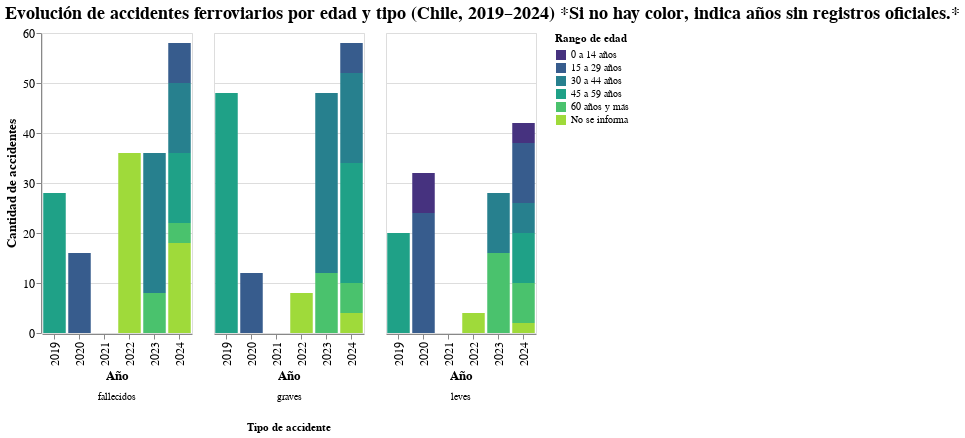

The notebook cell saved with this chart:
### Code cell
import altair as alt
import pandas as pd

# --- Cargar datos ---
edad = pd.read_csv("/content/Edad (1).csv")
edad.columns = edad.columns.str.strip().str.lower()

# --- Transformar formato ancho a largo ---
df_long = edad.melt(id_vars='categoria', var_name='tipo_anio', value_name='cantidad')

# --- Extraer tipo de accidente y año ---
df_long['tipo'] = df_long['tipo_anio'].str.extract(r'(^[a-z]+)')[0]
df_long['anio'] = df_long['tipo_anio'].str.extract(r'(\d{4})')[0].astype(int)

# --- Completar valores faltantes con 0 ---
df_long['cantidad'] = df_long['cantidad'].fillna(0)

# --- Asegurar que existan todos los años entre 2019 y 2024 ---
categorias = df_long['categoria'].unique()
tipos = df_long['tipo'].unique()
años_completos = list(range(2019, 2025))

faltantes = []
for c in categorias:
    for t in tipos:
        for a in años_completos:
            if not ((df_long['categoria'] == c) & (df_long['tipo'] == t) & (df_long['anio'] == a)).any():
                faltantes.append({'categoria': c, 'tipo': t, 'anio': a, 'cantidad': 0})

# Agregar filas faltantes
df_long = pd.concat([df_long, pd.DataFrame(faltantes)], ignore_index=True)

# --- Etiqueta de estado ---
df_long['estado'] = df_long['cantidad'].apply(lambda x: 'Sin accidentes reportados' if x == 0 else 'Con registros')

# --- Crear gráfico ---
chart_edad = alt.Chart(df_long).mark_bar().encode(
    x=alt.X('anio:O', title='Año'),
    y=alt.Y('cantidad:Q', title='Cantidad de accidentes'),
    color=alt.condition(
        alt.datum.cantidad > 0,
        alt.Color('categoria:N', title='Rango de edad', scale=alt.Scale(scheme='viridis')),
        alt.value('#a6a6a6')  # gris para años sin registros
    ),
    column=alt.Column('tipo:N', title='Tipo de accidente',
                      header=alt.Header(titleOrient="bottom", labelOrient="bottom")),
    tooltip=[
        alt.Tooltip('categoria:N', title='Rango de edad'),
        alt.Tooltip('anio:O', title='Año'),
        alt.Tooltip('tipo:N', title='Tipo de accidente'),
        alt.Tooltip('cantidad:Q', title='Cantidad'),
        alt.Tooltip('estado:N', title='Estado del registro')
    ]
).properties(
    title='Evolución de accidentes ferroviarios por edad y tipo (Chile, 2019–2024)\n*Si no hay color, indica años sin registros oficiales.*',
    width=150,
    height=300
).configure_title(
    fontSize=18,
    anchor='start'
).configure_axis(
    labelFontSize=12,
    titleFontSize=13
)

# --- Exportar ---
chart_edad.save("edad.html")
chart_edad

### Figure 1 — Vega-Lite specification as saved in the notebook (floating-point values rounded to 4 significant figures)
{"config": {"view": {"continuousWidth": 300, "continuousHeight": 300}, "axis": {"labelFontSize": 12, "titleFontSize": 13}, "title": {"anchor": "start", "fontSize": 18}}, "data": {"name": "data-de6de96c26381dfe6074ec9ce8472962"}, "mark": {"type": "bar"}, "encoding": {"color": {"condition": {"test": "(datum.cantidad > 0)", "field": "categoria", "scale": {"scheme": "viridis"}, "title": "Rango de edad", "type": "nominal"}, "value": "#a6a6a6"}, "column": {"field": "tipo", "header": {"labelOrient": "bottom", "titleOrient": "bottom"}, "title": "Tipo de accidente", "type": "nominal"}, "tooltip": [{"field": "categoria", "title": "Rango de edad", "type": "nominal"}, {"field": "anio", "title": "Año", "type": "ordinal"}, {"field": "tipo", "title": "Tipo de accidente", "type": "nominal"}, {"field": "cantidad", "title": "Cantidad", "type": "quantitative"}, {"field": "estado", "title": "Estado del registro", "type": "nominal"}], "x": {"field": "anio", "title": "Año", "type": "ordinal"}, "y": {"field": "cantidad", "title": "Cantidad de accidentes", "type": "quantitative"}}, "height": 300, "title": "Evolución de accidentes ferroviarios por edad y tipo (Chile, 2019–2024)\n*Si no hay color, indica años sin registros oficiales.*", "width": 150, "$schema": "https://vega.github.io/schema/vega-lite/v5.20.1.json", "datasets": {"data-de6de96c26381dfe6074ec9ce8472962": [{"categoria": "0 a 14 años", "tipo_anio": "fallecidos_2019.0", "cantidad": 0, "tipo": "fallecidos", "anio": 2019, "estado": "Sin accidentes reportados"}, {"categoria": "15 a 29 años", "tipo_anio": "fallecidos_2019.0", "cantidad": 0, "tipo": "fallecidos", "anio": 2019, "estado": "Sin accidentes reportados"}, {"categoria": "30 a 44 años", "tipo_anio": "fallecidos_2019.0", "cantidad": 0, "tipo": "fallecidos", "anio": 2019, "estado": "Sin accidentes reportados"}, {"categoria": "45 a 59 años", "tipo_anio": "fallecidos_2019.0", "cantidad": 28, "tipo": "fallecidos", "anio": 2019, "estado": "Con registros"}, {"categoria": "60 años y más", "tipo_anio": "fallecidos_2019.0", "cantidad": 0, "tipo": "fallecidos", "anio": 2019, "estado": "Sin accidentes reportados"}, {"categoria": "No se informa", "tipo_anio": "fallecidos_2019.0", "cantidad": 0, "tipo": "fallecidos", "anio": 2019, "estado": "Sin accidentes reportados"}, {"categoria": "0 a 14 años", "tipo_anio": "fallecidos_2020.0", "cantidad": 0, "tipo": "fallecidos", "anio": 2020, "estado": "Sin accidentes reportados"}, {"categoria": "15 a 29 años", "tipo_anio": "fallecidos_2020.0", "cantidad": 16, "tipo": "fallecidos", "anio": 2020, "estado": "Con registros"}, {"categoria": "30 a 44 años", "tipo_anio": "fallecidos_2020.0", "cantidad": 0, "tipo": "fallecidos", "anio": 2020, "estado": "Sin accidentes reportados"}, {"categoria": "45 a 59 años", "tipo_anio": "fallecidos_2020.0", "cantidad": 0, "tipo": "fallecidos", "anio": 2020, "estado": "Sin accidentes reportados"}, {"categoria": "60 años y más", "tipo_anio": "fallecidos_2020.0", "cantidad": 0, "tipo": "fallecidos", "anio": 2020, "estado": "Sin accidentes reportados"}, {"categoria": "No se informa", "tipo_anio": "fallecidos_2020.0", "cantidad": 0, "tipo": "fallecidos", "anio": 2020, "estado": "Sin accidentes reportados"}, {"categoria": "0 a 14 años", "tipo_anio": "fallecidos_2022.0", "cantidad": 0, "tipo": "fallecidos", "anio": 2022, "estado": "Sin accidentes reportados"}, {"categoria": "15 a 29 años", "tipo_anio": "fallecidos_2022.0", "cantidad": 0, "tipo": "fallecidos", "anio": 2022, "estado": "Sin accidentes reportados"}, {"categoria": "30 a 44 años", "tipo_anio": "fallecidos_2022.0", "cantidad": 0, "tipo": "fallecidos", "anio": 2022, "estado": "Sin accidentes reportados"}, {"categoria": "45 a 59 años", "tipo_anio": "fallecidos_2022.0", "cantidad": 0, "tipo": "fallecidos", "anio": 2022, "estado": "Sin accidentes reportados"}, {"categoria": "60 años y más", "tipo_anio": "fallecidos_2022.0", "cantidad": 0, "tipo": "fallecidos", "anio": 2022, "estado": "Sin accidentes reportados"}, {"categoria": "No se informa", "tipo_anio": "fallecidos_2022.0", "cantidad": 36, "tipo": "fallecidos", "anio": 2022, "estado": "Con registros"}, {"categoria": "0 a 14 años", "tipo_anio": "fallecidos_2023.0", "cantidad": 0, "tipo": "fallecidos", "anio": 2023, "estado": "Sin accidentes reportados"}, {"categoria": "15 a 29 años", "tipo_anio": "fallecidos_2023.0", "cantidad": 0, "tipo": "fallecidos", "anio": 2023, "estado": "Sin accidentes reportados"}, {"categoria": "30 a 44 años", "tipo_anio": "fallecidos_2023.0", "cantidad": 28, "tipo": "fallecidos", "anio": 2023, "estado": "Con registros"}, {"categoria": "45 a 59 años", "tipo_anio": "fallecidos_2023.0", "cantidad": 0, "tipo": "fallecidos", "anio": 2023, "estado": "Sin accidentes reportados"}, {"categoria": "60 años y más", "tipo_anio": "fallecidos_2023.0", "cantidad": 8, "tipo": "fallecidos", "anio": 2023, "estado": "Con registros"}, {"categoria": "No se informa", "tipo_anio": "fallecidos_2023.0", "cantidad": 0, "tipo": "fallecidos", "anio": 2023, "estado": "Sin accidentes reportados"}, {"categoria": "0 a 14 años", "tipo_anio": "fallecidos_2024.0", "cantidad": 0, "tipo": "fallecidos", "anio": 2024, "estado": "Sin accidentes reportados"}, {"categoria": "15 a 29 años", "tipo_anio": "fallecidos_2024.0", "cantidad": 8, "tipo": "fallecidos", "anio": 2024, "estado": "Con registros"}, {"categoria": "30 a 44 años", "tipo_anio": "fallecidos_2024.0", "cantidad": 14, "tipo": "fallecidos", "anio": 2024, "estado": "Con registros"}, {"categoria": "45 a 59 años", "tipo_anio": "fallecidos_2024.0", "cantidad": 14, "tipo": "fallecidos", "anio": 2024, "estado": "Con registros"}, {"categoria": "60 años y más", "tipo_anio": "fallecidos_2024.0", "cantidad": 4, "tipo": "fallecidos", "anio": 2024, "estado": "Con registros"}, {"categoria": "No se informa", "tipo_anio": "fallecidos_2024.0", "cantidad": 18, "tipo": "fallecidos", "anio": 2024, "estado": "Con registros"}, {"categoria": "0 a 14 años", "tipo_anio": "graves_2019.0", "cantidad": 0, "tipo": "graves", "anio": 2019, "estado": "Sin accidentes reportados"}, {"categoria": "15 a 29 años", "tipo_anio": "graves_2019.0", "cantidad": 0, "tipo": "graves", "anio": 2019, "estado": "Sin accidentes reportados"}, {"categoria": "30 a 44 años", "tipo_anio": "graves_2019.0", "cantidad": 0, "tipo": "graves", "anio": 2019, "estado": "Sin accidentes reportados"}, {"categoria": "45 a 59 años", "tipo_anio": "graves_2019.0", "cantidad": 48, "tipo": "graves", "anio": 2019, "estado": "Con registros"}, {"categoria": "60 años y más", "tipo_anio": "graves_2019.0", "cantidad": 0, "tipo": "graves", "anio": 2019, "estado": "Sin accidentes reportados"}, {"categoria": "No se informa", "tipo_anio": "graves_2019.0", "cantidad": 0, "tipo": "graves", "anio": 2019, "estado": "Sin accidentes reportados"}, {"categoria": "0 a 14 años", "tipo_anio": "graves_2020.0", "cantidad": 0, "tipo": "graves", "anio": 2020, "estado": "Sin accidentes reportados"}, {"categoria": "15 a 29 años", "tipo_anio": "graves_2020.0", "cantidad": 12, "tipo": "graves", "anio": 2020, "estado": "Con registros"}, {"categoria": "30 a 44 años", "tipo_anio": "graves_2020.0", "cantidad": 0, "tipo": "graves", "anio": 2020, "estado": "Sin accidentes reportados"}, {"categoria": "45 a 59 años", "tipo_anio": "graves_2020.0", "cantidad": 0, "tipo": "graves", "anio": 2020, "estado": "Sin accidentes reportados"}, {"categoria": "60 años y más", "tipo_anio": "graves_2020.0", "cantidad": 0, "tipo": "graves", "anio": 2020, "estado": "Sin accidentes reportados"}, {"categoria": "No se informa", "tipo_anio": "graves_2020.0", "cantidad": 0, "tipo": "graves", "anio": 2020, "estado": "Sin accidentes reportados"}, {"categoria": "0 a 14 años", "tipo_anio": "graves_2022.0", "cantidad": 0, "tipo": "graves", "anio": 2022, "estado": "Sin accidentes reportados"}, {"categoria": "15 a 29 años", "tipo_anio": "graves_2022.0", "cantidad": 0, "tipo": "graves", "anio": 2022, "estado": "Sin accidentes reportados"}, {"categoria": "30 a 44 años", "tipo_anio": "graves_2022.0", "cantidad": 0, "tipo": "graves", "anio": 2022, "estado": "Sin accidentes reportados"}, {"categoria": "45 a 59 años", "tipo_anio": "graves_2022.0", "cantidad": 0, "tipo": "graves", "anio": 2022, "estado": "Sin accidentes reportados"}, {"categoria": "60 años y más", "tipo_anio": "graves_2022.0", "cantidad": 0, "tipo": "graves", "anio": 2022, "estado": "Sin accidentes reportados"}, {"categoria": "No se informa", "tipo_anio": "graves_2022.0", "cantidad": 8, "tipo": "graves", "anio": 2022, "estado": "Con registros"}, {"categoria": "0 a 14 años", "tipo_anio": "graves_2023.0", "cantidad": 0, "tipo": "graves", "anio": 2023, "estado": "Sin accidentes reportados"}, {"categoria": "15 a 29 años", "tipo_anio": "graves_2023.0", "cantidad": 0, "tipo": "graves", "anio": 2023, "estado": "Sin accidentes reportados"}, {"categoria": "30 a 44 años", "tipo_anio": "graves_2023.0", "cantidad": 36, "tipo": "graves", "anio": 2023, "estado": "Con registros"}, {"categoria": "45 a 59 años", "tipo_anio": "graves_2023.0", "cantidad": 0, "tipo": "graves", "anio": 2023, "estado": "Sin accidentes reportados"}, {"categoria": "60 años y más", "tipo_anio": "graves_2023.0", "cantidad": 12, "tipo": "graves", "anio": 2023, "estado": "Con registros"}, {"categoria": "No se informa", "tipo_anio": "graves_2023.0", "cantidad": 0, "tipo": "graves", "anio": 2023, "estado": "Sin accidentes reportados"}, {"categoria": "0 a 14 años", "tipo_anio": "graves_2024.0", "cantidad": 0, "tipo": "graves", "anio": 2024, "estado": "Sin accidentes reportados"}, {"categoria": "15 a 29 años", "tipo_anio": "graves_2024.0", "cantidad": 6, "tipo": "graves", "anio": 2024, "estado": "Con registros"}, {"categoria": "30 a 44 años", "tipo_anio": "graves_2024.0", "cantidad": 18, "tipo": "graves", "anio": 2024, "estado": "Con registros"}, {"categoria": "45 a 59 años", "tipo_anio": "graves_2024.0", "cantidad": 24, "tipo": "graves", "anio": 2024, "estado": "Con registros"}, {"categoria": "60 años y más", "tipo_anio": "graves_2024.0", "cantidad": 6, "tipo": "graves", "anio": 2024, "estado": "Con registros"}, {"categoria": "No se informa", "tipo_anio": "graves_2024.0", "cantidad": 4, "tipo": "graves", "anio": 2024, "estado": "Con registros"}, {"categoria": "0 a 14 años", "tipo_anio": "leves_2019.0", "cantidad": 0, "tipo": "leves", "anio": 2019, "estado": "Sin accidentes reportados"}, {"categoria": "15 a 29 años", "tipo_anio": "leves_2019.0", "cantidad": 0, "tipo": "leves", "anio": 2019, "estado": "Sin accidentes reportados"}, {"categoria": "30 a 44 años", "tipo_anio": "leves_2019.0", "cantidad": 0, "tipo": "leves", "anio": 2019, "estado": "Sin accidentes reportados"}, {"categoria": "45 a 59 años", "tipo_anio": "leves_2019.0", "cantidad": 20, "tipo": "leves", "anio": 2019, "estado": "Con registros"}, {"categoria": "60 años y más", "tipo_anio": "leves_2019.0", "cantidad": 0, "tipo": "leves", "anio": 2019, "estado": "Sin accidentes reportados"}, {"categoria": "No se informa", "tipo_anio": "leves_2019.0", "cantidad": 0, "tipo": "leves", "anio": 2019, "estado": "Sin accidentes reportados"}, {"categoria": "0 a 14 años", "tipo_anio": "leves_2020.0", "cantidad": 8, "tipo": "leves", "anio": 2020, "estado": "Con registros"}, {"categoria": "15 a 29 años", "tipo_anio": "leves_2020.0", "cantidad": 24, "tipo": "leves", "anio": 2020, "estado": "Con registros"}, {"categoria": "30 a 44 años", "tipo_anio": "leves_2020.0", "cantidad": 0, "tipo": "leves", "anio": 2020, "estado": "Sin accidentes reportados"}, {"categoria": "45 a 59 años", "tipo_anio": "leves_2020.0", "cantidad": 0, "tipo": "leves", "anio": 2020, "estado": "Sin accidentes reportados"}, {"categoria": "60 años y más", "tipo_anio": "leves_2020.0", "cantidad": 0, "tipo": "leves", "anio": 2020, "estado": "Sin accidentes reportados"}, {"categoria": "No se informa", "tipo_anio": "leves_2020.0", "cantidad": 0, "tipo": "leves", "anio": 2020, "estado": "Sin accidentes reportados"}, {"categoria": "0 a 14 años", "tipo_anio": "leves_2022.0", "cantidad": 0, "tipo": "leves", "anio": 2022, "estado": "Sin accidentes reportados"}, {"categoria": "15 a 29 años", "tipo_anio": "leves_2022.0", "cantidad": 0, "tipo": "leves", "anio": 2022, "estado": "Sin accidentes reportados"}, {"categoria": "30 a 44 años", "tipo_anio": "leves_2022.0", "cantidad": 0, "tipo": "leves", "anio": 2022, "estado": "Sin accidentes reportados"}, {"categoria": "45 a 59 años", "tipo_anio": "leves_2022.0", "cantidad": 0, "tipo": "leves", "anio": 2022, "estado": "Sin accidentes reportados"}, {"categoria": "60 años y más", "tipo_anio": "leves_2022.0", "cantidad": 0, "tipo": "leves", "anio": 2022, "estado": "Sin accidentes reportados"}, {"categoria": "No se informa", "tipo_anio": "leves_2022.0", "cantidad": 4, "tipo": "leves", "anio": 2022, "estado": "Con registros"}, {"categoria": "0 a 14 años", "tipo_anio": "leves_2023.0", "cantidad": 0, "tipo": "leves", "anio": 2023, "estado": "Sin accidentes reportados"}, {"categoria": "15 a 29 años", "tipo_anio": "leves_2023.0", "cantidad": 0, "tipo": "leves", "anio": 2023, "estado": "Sin accidentes reportados"}, {"categoria": "30 a 44 años", "tipo_anio": "leves_2023.0", "cantidad": 12, "tipo": "leves", "anio": 2023, "estado": "Con registros"}, {"categoria": "45 a 59 años", "tipo_anio": "leves_2023.0", "cantidad": 0, "tipo": "leves", "anio": 2023, "estado": "Sin accidentes reportados"}, {"categoria": "60 años y más", "tipo_anio": "leves_2023.0", "cantidad": 16, "tipo": "leves", "anio": 2023, "estado": "Con registros"}, {"categoria": "No se informa", "tipo_anio": "leves_2023.0", "cantidad": 0, "tipo": "leves", "anio": 2023, "estado": "Sin accidentes reportados"}, {"categoria": "0 a 14 años", "tipo_anio": "leves_2024.0", "cantidad": 4, "tipo": "leves", "anio": 2024, "estado": "Con registros"}, {"categoria": "15 a 29 años", "tipo_anio": "leves_2024.0", "cantidad": 12, "tipo": "leves", "anio": 2024, "estado": "Con registros"}, {"categoria": "30 a 44 años", "tipo_anio": "leves_2024.0", "cantidad": 6, "tipo": "leves", "anio": 2024, "estado": "Con registros"}, {"categoria": "45 a 59 años", "tipo_anio": "leves_2024.0", "cantidad": 10, "tipo": "leves", "anio": 2024, "estado": "Con registros"}, {"categoria": "60 años y más", "tipo_anio": "leves_2024.0", "cantidad": 8, "tipo": "leves", "anio": 2024, "estado": "Con registros"}, {"categoria": "No se informa", "tipo_anio": "leves_2024.0", "cantidad": 2, "tipo": "leves", "anio": 2024, "estado": "Con registros"}, {"categoria": "0 a 14 años", "tipo_anio": null, "cantidad": 0, "tipo": "fallecidos", "anio": 2021, "estado": "Sin accidentes reportados"}, {"categoria": "0 a 14 años", "tipo_anio": null, "cantidad": 0, "tipo": "graves", "anio": 2021, "estado": "Sin accidentes reportados"}, {"categoria": "0 a 14 años", "tipo_anio": null, "cantidad": 0, "tipo": "leves", "anio": 2021, "estado": "Sin accidentes reportados"}, {"categoria": "15 a 29 años", "tipo_anio": null, "cantidad": 0, "tipo": "fallecidos", "anio": 2021, "estado": "Sin accidentes reportados"}, {"categoria": "15 a 29 años", "tipo_anio": null, "cantidad": 0, "tipo": "graves", "anio": 2021, "estado": "Sin accidentes reportados"}, {"categoria": "15 a 29 años", "tipo_anio": null, "cantidad": 0, "tipo": "leves", "anio": 2021, "estado": "Sin accidentes reportados"}, {"categoria": "30 a 44 años", "tipo_anio": null, "cantidad": 0, "tipo": "fallecidos", "anio": 2021, "estado": "Sin accidentes reportados"}, {"categoria": "30 a 44 años", "tipo_anio": null, "cantidad": 0, "tipo": "graves", "anio": 2021, "estado": "Sin accidentes reportados"}, {"categoria": "30 a 44 años", "tipo_anio": null, "cantidad": 0, "tipo": "leves", "anio": 2021, "estado": "Sin accidentes reportados"}, {"categoria": "45 a 59 años", "tipo_anio": null, "cantidad": 0, "tipo": "fallecidos", "anio": 2021, "estado": "Sin accidentes reportados"}, {"categoria": "45 a 59 años", "tipo_anio": null, "cantidad": 0, "tipo": "graves", "anio": 2021, "estado": "Sin accidentes reportados"}, {"categoria": "45 a 59 años", "tipo_anio": null, "cantidad": 0, "tipo": "leves", "anio": 2021, "estado": "Sin accidentes reportados"}, {"categoria": "60 años y más", "tipo_anio": null, "cantidad": 0, "tipo": "fallecidos", "anio": 2021, "estado": "Sin accidentes reportados"}, {"categoria": "60 años y más", "tipo_anio": null, "cantidad": 0, "tipo": "graves", "anio": 2021, "estado": "Sin accidentes reportados"}, {"categoria": "60 años y más", "tipo_anio": null, "cantidad": 0, "tipo": "leves", "anio": 2021, "estado": "Sin accidentes reportados"}, {"categoria": "No se informa", "tipo_anio": null, "cantidad": 0, "tipo": "fallecidos", "anio": 2021, "estado": "Sin accidentes reportados"}, {"categoria": "No se informa", "tipo_anio": null, "cantidad": 0, "tipo": "graves", "anio": 2021, "estado": "Sin accidentes reportados"}, {"categoria": "No se informa", "tipo_anio": null, "cantidad": 0, "tipo": "leves", "anio": 2021, "estado": "Sin accidentes reportados"}]}}
